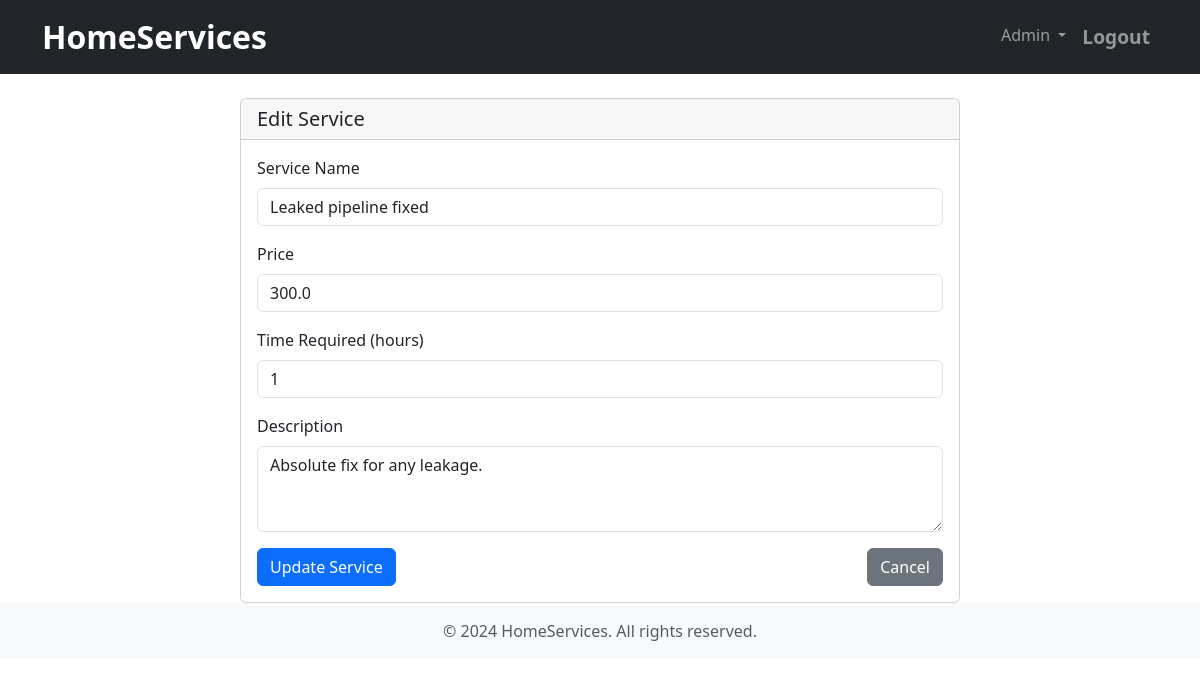
The page /admin/service/4/edit (signed in) on the database its author committed.
### models.py (models this page shows)
class ServicePackage(db.Model):
    __tablename__ = 'service_package'
    id = db.Column(db.Integer, primary_key=True)
    name = db.Column(db.String(120), nullable=False)
    price = db.Column(db.Float, nullable=False)
    service_category_id = db.Column(db.Integer, db.ForeignKey('service_category.id'), nullable=False)
    time = db.Column(db.Integer, nullable=False)  # Time in hours
    description = db.Column(db.Text, nullable=False)
    service_requests = db.relationship('ServiceRequest', backref='service_package', lazy=True)

### Folder1/admin_dashboard.py (the view, shortened to what this page needs)
@admin_blueprint.route('/service/<int:id>/edit', methods=['GET', 'POST'])
@admin_required
def edit_service(id):
    service = ServicePackage.query.get_or_404(id)
    return render_template('edit_service.html', service=service)

### Folder1/admin_dashboard.py (called while the page is built)
def admin_required(f):
    @wraps(f)
    def decorated_function(*args, **kwargs):
        if 'user_id' not in session or session.get('role') != 'admin':
            flash('Please login as admin to access this page.', 'danger')
            return redirect(url_for('auth.login'))
        return f(*args, **kwargs)
    return decorated_function

### templates/edit_service.html (shortened to what this page needs)
{% extends "base.html" %}
{% block content %}
<div class="container mt-4">
    <div class="row">
        <div class="col-md-8 offset-md-2">
            <div class="card">
                <div class="card-header">
                    <h5 class="mb-0">Edit Service</h5>
                </div>
                <div class="card-body">
                    <form action="{{ url_for('admin.edit_service', id=service.id) }}" method="POST">
                        <div class="mb-3">
                            <label for="name" class="form-label">Service Name</label>
                            <input type="text" class="form-control" id="name" name="name" value="{{ service.name }}" required>
                        </div>
                        <div class="mb-3">
                            <label for="price" class="form-label">Price</label>
                            <input type="number" step="0.01" class="form-control" id="price" name="price" value="{{ service.price }}" required>
                        </div>
                        <div class="mb-3">
                            <label for="time" class="form-label">Time Required (hours)</label>
                            <input type="number" class="form-control" id="time" name="time" value="{{ service.time }}" required>
                        </div>
                        <div class="mb-3">
                            <label for="description" class="form-label">Description</label>
                            <textarea class="form-control" id="description" name="description" rows="3" required>{{ service.description }}</textarea>
                        </div>
                        <div class="d-flex justify-content-between">
                            <button type="submit" class="btn btn-primary">Update Service</button>
                            <a href="{{ url_for('admin.dashboard') }}" class="btn btn-secondary">Cancel</a>
                        </div>
                    </form>
                </div>
            </div>
        </div>
    </div>
</div>
{% endblock %}

### rows shown on the page
ServicePackage: name "Leaked pipeline fixed", price "300.0", time "1", description "Absolute fix for any leakage."
